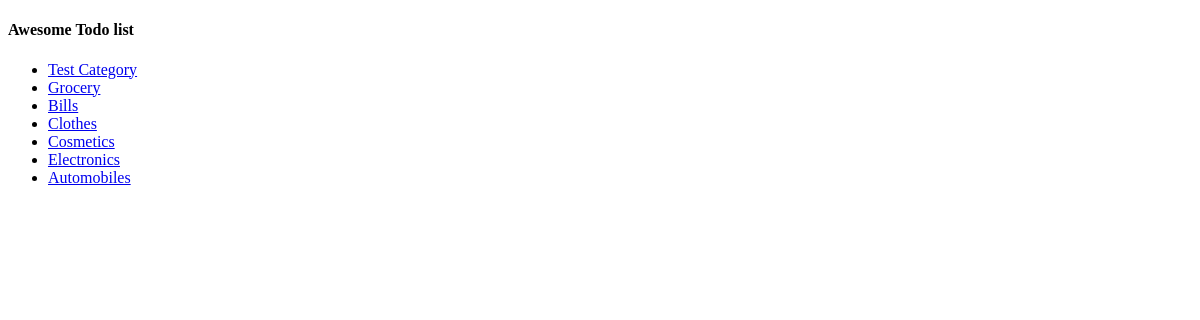
Page /todo_app/ on the earlier database version.
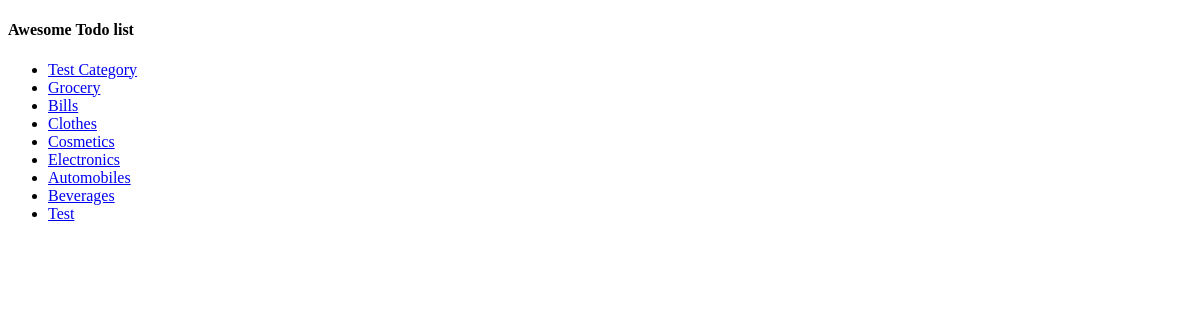
Same page on the later database version.
### todo_app/models.py (models this page shows, shortened)
class Category(models.Model):
    name = models.CharField(max_length=200)
    is_delete = models.BooleanField(default=False)
    created_at = models.DateTimeField(auto_now_add=True,null=True)
    modified_at = models.DateTimeField(auto_now_add=True,null=True)

### todo_app/views.py (the view)
# urls.py: path('', views.index, name='index'),
def index(request):
    list_of_category_objects = Category.objects.all()
    context = {
        'categories': list_of_category_objects
    }
    return render(request,'todo_app/index.html', context)

### todo_app/templates/todo_app/index.html (shortened to what this page needs)
<!DOCTYPE html>
<html lang="en">
    <head>
    </head>
    <body>
        <h4>Awesome Todo list</h4>
        <div>
            <ul>
                {% for category in categories %}
                <li><a href="{{ category.id }}/">{{ category.name }}</a>
                </li>
                {% endfor %}
            </ul>
        </div>
    </body>
</html>

Differences in the rows shown:
added Category: name "Beverages"
added Category: name "Test"
